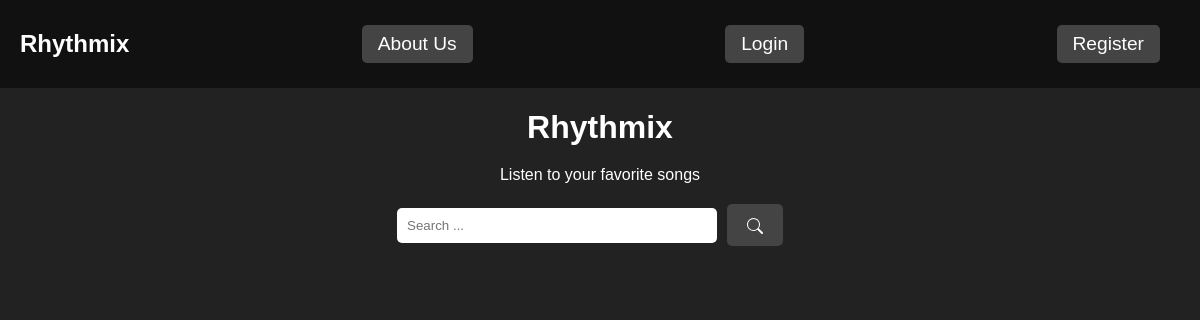
The app's page /, older data.
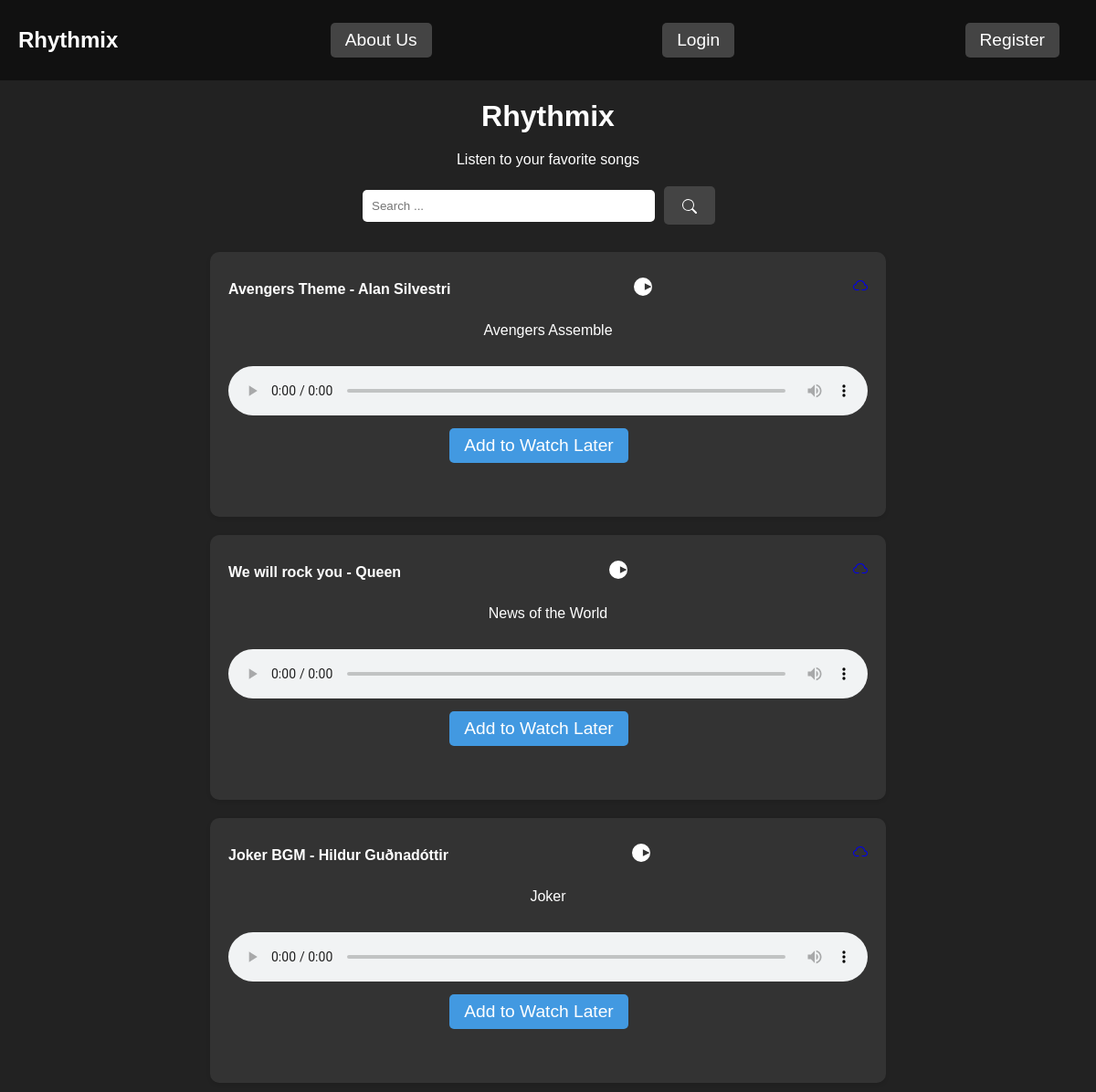
The same page, newer data.
### music/models.py (models this page shows)
class Song(models.Model):
    title = models.CharField(max_length=255)
    artist = models.CharField(max_length=255, blank=True)
    album = models.CharField(max_length=255, blank=True)
    song_file = models.CharField(max_length=250, blank=True)

### music/views.py (the view)
# urls.py: path('', views.album_list, name='album_list'),
def album_list(request):
  songs = Song.objects.all()
  search_query = request.GET.get('query', '')
  if(request.user.is_anonymous == False):
    user = request.user
    watch_later_songs = WatchLater.objects.filter(user=user)
  else:
    watch_later_songs = []
  watch_later_list = []
  for watch_later in watch_later_songs:
      watch_later_list.append(watch_later.song)
  if search_query:
    songs = songs.filter(title__icontains=search_query)
  context = {'songs': songs, 'search_query': search_query, 'current_year': date.today().year, 'watch_later': watch_later_list}
  return render(request, 'music/album_list.html', context)

### music/templates/music/album_list.html (shortened to what this page needs)
<!DOCTYPE html>
<html lang="en">
<head>
</head>
<body>
  <nav>
    <h1>Rhythmix</h1>
    <button onclick="location.href='/about/'">About Us</button>
    {% if user.is_authenticated %}
      <a href="{% url 'watchlater' %}">{{ user.username }}</a>
      <a href="{% url 'logout' %}">Logout</a>
    {% else %}
      <button onclick="location.href='/login/'">Login</button>
      <button onclick="location.href='/register/'">Register</button>
    {% endif %}
  </nav>
  <div>
    <h1>Rhythmix</h1>
    <p>Listen to your favorite songs</p>
    <form action="{% url 'search' %}" method="get">
      <input type="text" name="query" placeholder="Search ...">
      <button type="submit">
        <svg xmlns="http://www.w3.org/2000/svg" width="16" height="16" fill="currentColor" viewBox="0 0 16 16">
          <path d="M11.742 10.344a6.5 6.5 0 1 0-1.397 1.398h-.001q.044.06.098.115l3.85 3.85a1 1 0 0 0 1.415-1.414l-3.85-3.85a1 1 0 0 0-.115-.1zM12 6.5a5.5 5.5 0 1 1-11 0 5.5 5.5 0 0 1 11 0"/></svg>
      </button>
    </form>
    <div class="songcards-container">
      {% for song in songs %}
      <div class="songcard">
        <div>
          <h3>{{ song.title }} - {{ song.artist }}</h3>
          <button id="playButton{{ song.id }}" type="button">
            <svg xmlns="http://www.w3.org/2000/svg" width="16" height="16" fill="currentColor" viewBox="0 0 16 16">
              <path d="M16 8A8 8 0 1 1 0 8a8 8 0 0 1 16 0zM9.5 5v6l6-3z" /></svg>
          </button>
          <a href="{{ song.song_file }}" download="{{ song.title }}.mp3">
          </a>
        </div>
        <p>{{ song.album }}</p>
        <audio id="audioElement{{ song.id }}" controls>
          <source src="{{ song.song_file }}" type="audio/mpeg" />
        </audio>
        {% if song not in watch_later %}
        <form action="{% url 'addtowatchlater' song.id %}" method="post">
          <button type="submit">
            Add to Watch Later
          </button>
        </form>
        {% endif %}
      </div>
      {% endfor %}
    </div>
  </div>
</body>
</html>

Row changes from the older to the newer data that the page shows:
added Song: title "Avengers Theme", artist "Alan Silvestri", album "Avengers Assemble"
added Song: title "We will rock you", artist "Queen", album "News of the World"
added Song: title "Joker BGM", artist "Hildur Guðnadóttir", album "Joker"
